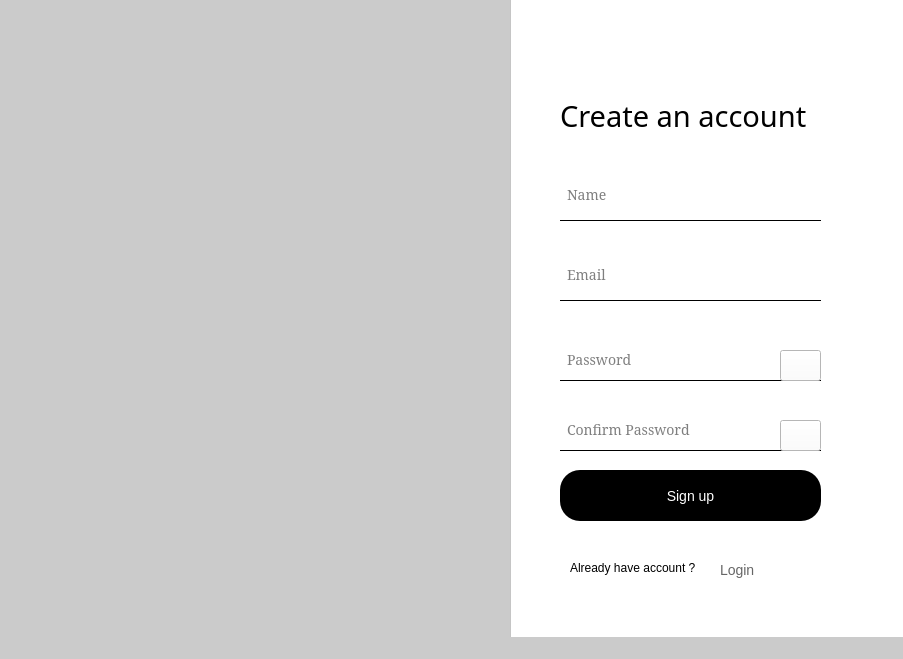
<?xml version="1.0" encoding="UTF-8"?>
<ui version="4.0">
 <class>MainWindow</class>
 <widget class="QMainWindow" name="MainWindow">
  <property name="geometry">
   <rect>
    <x>0</x>
    <y>0</y>
    <width>903</width>
    <height>659</height>
   </rect>
  </property>
  <property name="windowTitle">
   <string>MainWindow</string>
  </property>
  <property name="styleSheet">
   <string notr="true">background-color:rgb(203, 203, 203)</string>
  </property>
  <widget class="QWidget" name="centralwidget">
   <widget class="QFrame" name="frame">
    <property name="geometry">
     <rect>
      <x>510</x>
      <y>-30</y>
      <width>401</width>
      <height>681</height>
     </rect>
    </property>
    <property name="font">
     <font>
      <kerning>true</kerning>
     </font>
    </property>
    <property name="styleSheet">
     <string notr="true">background-color:rgb(255, 255, 255);
</string>
    </property>
    <property name="frameShape">
     <enum>QFrame::Shape::StyledPanel</enum>
    </property>
    <property name="frameShadow">
     <enum>QFrame::Shadow::Raised</enum>
    </property>
    <widget class="QLabel" name="Logoaccount">
     <property name="geometry">
      <rect>
       <x>50</x>
       <y>110</y>
       <width>311</width>
       <height>71</height>
      </rect>
     </property>
     <property name="font">
      <font>
       <family>Algerian</family>
       <pointsize>22</pointsize>
      </font>
     </property>
     <property name="styleSheet">
      <string notr="true">color: black;</string>
     </property>
     <property name="text">
      <string>Create an account</string>
     </property>
    </widget>
    <widget class="QLineEdit" name="loginname">
     <property name="geometry">
      <rect>
       <x>50</x>
       <y>200</y>
       <width>261</width>
       <height>51</height>
      </rect>
     </property>
     <property name="font">
      <font>
       <family>SimSun</family>
       <pointsize>-1</pointsize>
      </font>
     </property>
     <property name="styleSheet">
      <string notr="true">border: none;
    border-bottom: 1px solid #000; /* Black underline */
    font-size: 14px;
    padding: 5px;
color: black;</string>
     </property>
     <property name="text">
      <string/>
     </property>
     <property name="frame">
      <bool>false</bool>
     </property>
     <property name="echoMode">
      <enum>QLineEdit::EchoMode::Normal</enum>
     </property>
     <property name="dragEnabled">
      <bool>false</bool>
     </property>
     <property name="readOnly">
      <bool>false</bool>
     </property>
     <property name="placeholderText">
      <string>Name</string>
     </property>
     <property name="clearButtonEnabled">
      <bool>false</bool>
     </property>
    </widget>
    <widget class="QLineEdit" name="loginpassword">
     <property name="geometry">
      <rect>
       <x>50</x>
       <y>370</y>
       <width>261</width>
       <height>41</height>
      </rect>
     </property>
     <property name="font">
      <font>
       <family>SimSun</family>
       <pointsize>-1</pointsize>
      </font>
     </property>
     <property name="styleSheet">
      <string notr="true">border: none;
    border-bottom: 1px solid #000; /* Black underline */
    font-size: 14px;
    padding: 5px;
color: black;</string>
     </property>
     <property name="text">
      <string/>
     </property>
     <property name="frame">
      <bool>false</bool>
     </property>
     <property name="echoMode">
      <enum>QLineEdit::EchoMode::Password</enum>
     </property>
     <property name="cursorPosition">
      <number>0</number>
     </property>
     <property name="dragEnabled">
      <bool>false</bool>
     </property>
     <property name="readOnly">
      <bool>false</bool>
     </property>
     <property name="placeholderText">
      <string>Password</string>
     </property>
     <property name="clearButtonEnabled">
      <bool>false</bool>
     </property>
    </widget>
    <widget class="QPushButton" name="Buttonsignup">
     <property name="geometry">
      <rect>
       <x>50</x>
       <y>500</y>
       <width>261</width>
       <height>51</height>
      </rect>
     </property>
     <property name="styleSheet">
      <string notr="true">background-color: #000; /* Black background */
    color: #fff; /* White text */
    font-size: 14px; /* Adjust text size */
    border: none; /* Remove borders */
    border-radius: 20px; /* Rounded corners */
    padding: 10px 20px; /* Add padding for a larger button */
    text-align: center; /* Center the text */</string>
     </property>
     <property name="text">
      <string>Sign up</string>
     </property>
    </widget>
    <widget class="QLineEdit" name="loginemail">
     <property name="geometry">
      <rect>
       <x>50</x>
       <y>280</y>
       <width>261</width>
       <height>51</height>
      </rect>
     </property>
     <property name="font">
      <font>
       <family>SimSun</family>
       <pointsize>-1</pointsize>
      </font>
     </property>
     <property name="styleSheet">
      <string notr="true">border: none;
    border-bottom: 1px solid #000; /* Black underline */
    font-size: 14px;
    padding: 5px;
color: black;</string>
     </property>
     <property name="text">
      <string/>
     </property>
     <property name="frame">
      <bool>false</bool>
     </property>
     <property name="echoMode">
      <enum>QLineEdit::EchoMode::Normal</enum>
     </property>
     <property name="dragEnabled">
      <bool>false</bool>
     </property>
     <property name="readOnly">
      <bool>false</bool>
     </property>
     <property name="placeholderText">
      <string>Email</string>
     </property>
     <property name="clearButtonEnabled">
      <bool>false</bool>
     </property>
    </widget>
    <widget class="QLineEdit" name="loginconfirm">
     <property name="geometry">
      <rect>
       <x>50</x>
       <y>440</y>
       <width>261</width>
       <height>41</height>
      </rect>
     </property>
     <property name="font">
      <font>
       <family>SimSun</family>
       <pointsize>-1</pointsize>
      </font>
     </property>
     <property name="styleSheet">
      <string notr="true">border: none;
    border-bottom: 1px solid #000; /* Black underline */
    font-size: 14px;
    padding: 5px;
color: black;</string>
     </property>
     <property name="text">
      <string/>
     </property>
     <property name="frame">
      <bool>false</bool>
     </property>
     <property name="echoMode">
      <enum>QLineEdit::EchoMode::Password</enum>
     </property>
     <property name="cursorPosition">
      <number>0</number>
     </property>
     <property name="dragEnabled">
      <bool>false</bool>
     </property>
     <property name="readOnly">
      <bool>false</bool>
     </property>
     <property name="placeholderText">
      <string>Confirm Password</string>
     </property>
     <property name="clearButtonEnabled">
      <bool>false</bool>
     </property>
    </widget>
    <widget class="QPushButton" name="eyebtn">
     <property name="geometry">
      <rect>
       <x>270</x>
       <y>380</y>
       <width>41</width>
       <height>31</height>
      </rect>
     </property>
     <property name="text">
      <string/>
     </property>
     <property name="icon">
      <iconset>
       <normaloff>../img/hidden.png</normaloff>../img/hidden.png</iconset>
     </property>
    </widget>
    <widget class="QPushButton" name="eyebtn_2">
     <property name="geometry">
      <rect>
       <x>270</x>
       <y>450</y>
       <width>41</width>
       <height>31</height>
      </rect>
     </property>
     <property name="text">
      <string/>
     </property>
     <property name="icon">
      <iconset>
       <normaloff>../img/hidden.png</normaloff>../img/hidden.png</iconset>
     </property>
    </widget>
    <widget class="QPushButton" name="btn_login">
     <property name="geometry">
      <rect>
       <x>210</x>
       <y>590</y>
       <width>91</width>
       <height>20</height>
      </rect>
     </property>
     <property name="styleSheet">
      <string notr="true">background: transparent; /* No background */
    border: none; /* Remove border */
    color: #666; /* Light gray text color */
    font-size: 14px; /* Adjust font size as needed */
    text-align: left; /* Align text to the left */</string>
     </property>
     <property name="text">
      <string>Login</string>
     </property>
    </widget>
    <widget class="QLabel" name="label">
     <property name="geometry">
      <rect>
       <x>60</x>
       <y>590</y>
       <width>141</width>
       <height>16</height>
      </rect>
     </property>
     <property name="styleSheet">
      <string notr="true">color: black;</string>
     </property>
     <property name="text">
      <string>Already have account ?</string>
     </property>
    </widget>
   </widget>
   <widget class="QLabel" name="label_2">
    <property name="geometry">
     <rect>
      <x>80</x>
      <y>170</y>
      <width>351</width>
      <height>331</height>
     </rect>
    </property>
    <property name="text">
     <string/>
    </property>
    <property name="pixmap">
     <pixmap>../img/302065e0-36bf-477b-86d3-f71749fd23b1.webp</pixmap>
    </property>
    <property name="scaledContents">
     <bool>true</bool>
    </property>
   </widget>
  </widget>
  <widget class="QMenuBar" name="menubar">
   <property name="geometry">
    <rect>
     <x>0</x>
     <y>0</y>
     <width>903</width>
     <height>24</height>
    </rect>
   </property>
  </widget>
  <widget class="QStatusBar" name="statusbar"/>
 </widget>
 <resources/>
 <connections/>
</ui>
